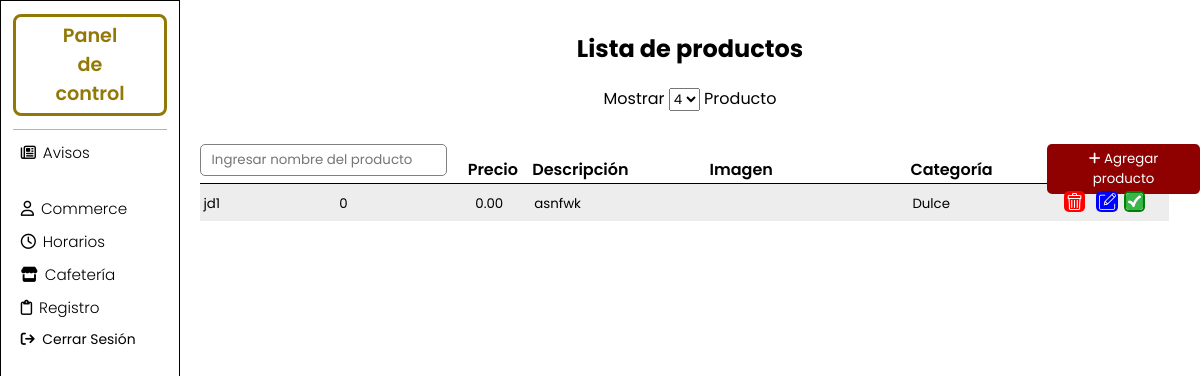
Screenshot of /Poli-Informa-1.1/Administrador/Vendedores/Productos_pendiente.php (signed in) with the database file from the repository.
### tables this page shows
CREATE TABLE IF NOT EXISTS `productos` (
  `ID` int NOT NULL AUTO_INCREMENT,
  `nombre` varchar(200) DEFAULT NULL,
  `codigoVendedor` int NOT NULL,
  `precio` decimal(10,2) DEFAULT NULL,
  `descripcion` varchar(300) DEFAULT NULL,
  `nombreImagen` varchar(150) DEFAULT NULL,
  `categoria` varchar(30) DEFAULT NULL,
  PRIMARY KEY (`ID`,`codigoVendedor`),
  KEY `codigoVendedor` (`codigoVendedor`)
);

### Poli-Informa-1.1/Administrador/Vendedores/Productos_pendiente.php (the view, shortened to what this page needs)
<?php
    $db = new Database();
    $conexion = $db->connect();
?>
<!DOCTYPE html>
<html lang="es">
<head>
    <link rel="stylesheet" href="css/ventanaAdministradores.css">
    <link rel="stylesheet" href="../Menu/menu.css">
    <link rel="stylesheet" href="https://cdnjs.cloudflare.com/ajax/libs/font-awesome/6.2.0/css/all.min.css">
    <link rel="stylesheet" href="css/diseño.css">
</head>
<body>
    <div id="cafeteria">
        <main id="principal-productos">
            <section id="section-productos">
                    <div id="mostrarProductos">
                        <h1>Lista de productos</h1>
                        <input type="text" id="buscar-producto" placeholder="Ingresar nombre del producto">
                        <a class="modal_abrir_agregar_producto" onclick="modalAgregarProducto()"><button id="nuevoProducto" name="nuevoProducto"><i class="fa-solid fa-plus"></i>&nbsp;Agregar producto</button></a>
                        <div id="paginacion">
                            <form action="" method="GET">
                                <label for="resultados_por_pagina">Mostrar
                                <select name="resultados_por_pagina" id="resultados_por_pagina" onchange="this.form.submit()">
                                    <option value="4" <?php if(isset($_GET['resultados_por_pagina']) && $_GET['resultados_por_pagina'] == 4) echo 'selected'; ?>>4</option>
                                </select>
                                Producto</label>
                            </form>
                            <?php
                            $resultados_por_pagina = isset($_GET['resultados_por_pagina']) ? $_GET['resultados_por_pagina'] : 8;
                            $pagina_actual = isset($_GET['pagina']) ? $_GET['pagina'] : 1;
                            $inicio = ($pagina_actual - 1) * $resultados_por_pagina;
                            $consulta = "SELECT * FROM productos LIMIT $inicio, $resultados_por_pagina";
                            $resultado = mysqli_query($conexion, $consulta);
                            ?>
                        </div>
                        <table id="tablaProductos" border="1px">
                            <thead id="cabeceraTabla">
                                <tr>
                                    <th id="cabezaNombre">Producto</th>
                                    <th id="cabezaVendedor">Vendedor</th>
                                    <th id="cabezaPrecio">Precio</th>
                                    <th id="cabezaDescripcion">Descripción</th>
                                    <th id="cabezaImagen">Imagen</th>
                                    <th id="cabezaCategoria">Categoría</th>
                                    <th id="cabezaAcciones">Acciones</th>
                                </tr>
                            </thead>
                            <?php
                            $contador = 1;
                            while($mostrar=mysqli_fetch_array($resultado)) {
                                $clase_fila = ($contador % 2 == 0) ? 'fila2' : 'fila1';
                                ?>
                                <tr>
                                    <td class="<?php echo $clase_fila; ?>"><input type="text" id="campoNombre" name="campoNombre" value="<?php echo $mostrar['nombre']?>" readonly></td>
                                    <td class="<?php echo $clase_fila; ?>"><input type="text" id="campoVendedor" name="campoVendedor" value="<?php echo $mostrar['codigoVendedor']?>" readonly></td>
                                    <td class="<?php echo $clase_fila; ?>"><input type="text" id="campoPrecio" name="campoPrecio" value="<?php echo $mostrar['precio']?>" readonly></td>
                                    <td class="<?php echo $clase_fila; ?>"><input type="text" id="campoDescripcion" name="campoDescripcion" value="<?php echo $mostrar['descripcion']?>" readonly></td>
                                    <td class="<?php echo $clase_fila; ?>"><input type="text" id="campoImagen" name="campoImagen" value="<?php echo $mostrar['nombreImagen']?>" readonly></td>
                                    <td class="<?php echo $clase_fila; ?>"><input type="text" id="campoCategoria" name="campoCategoria" value="<?php echo $mostrar['categoria']?>" readonly></td>
                                    <td id="campoAcciones" name="campoAcciones" class="<?php echo $clase_fila; ?>">
                                        <a class="modal_abrir_borrar_producto_<?php echo $mostrar['ID'];?>" onclick="modalBorrarProducto('<?php echo $mostrar['ID'];?>',
                                        '<?php echo $mostrar['nombreImagen'];?>')">
                                        <img src="iconos/basura.png" alt="eliminar" id="iconoEliminar" title="Eliminar registro"></a>
                                        <a class="modal_abrir_editar_producto_<?php echo $mostrar['ID'];?>" onclick="modalEditarProducto('<?php echo $mostrar['ID'];?>',
                                        '<?php echo $mostrar['nombre'];?>', '<?php echo $mostrar['codigoVendedor'];?>', '<?php echo $mostrar['precio'];?>',
                                        '<?php echo $mostrar['descripcion'];?>', '<?php echo $mostrar['nombreImagen'];?>', '<?php echo $mostrar['categoria'];?>')">
                                        <img src="iconos/editar.png" alt="editar" id="iconoEditar" title="Editar registro"></a>
                                        <a class="modal_abrir_ver_vendedor"_<?php echo $mostrar['ID']; ?> href="">
                                            <img src="iconos/aceptar.png" alt="aceptar" id="iconoAceptarVendedor" title="Aceptar vendedor">
                                        </a>
                                    </td>
                                </tr>
                                <?php
                                $contador++;
                            }
                            ?>
                        </table>
                    </div>
            </section>
        </main>
    </div>
</body>
</html>

### Poli-Informa-1.1/Administrador/Vendedores/css/ventanaAdministradores.css (style rules this page uses)
* { font-family: 'Poppins'; }
#cafeteria { position: absolute; left: 0%; top: 0%; width: 100%; height: 100%; }
#principal-productos { position: absolute; }
#principal-productos { width: 85%; height: 100%; top: 0%; left: 15%; background-color: white; }

### Poli-Informa-1.1/Administrador/Menu/menu.css (style rules this page uses)
body { margin: 0; padding: 0; }
.contenedor_menu { position: fixed; width: 15%; top: 0; left: 0; bottom: 0; box-sizing: border-box; padding: 0 1%; font-family: 'Poppins'; background: white; box-shadow: 0 1px 5px 1px rgb(199, 194, 194); border: 1px solid #000; }
.menu_lateral .ultima_opcion { margin-bottom: 2.5%; }
.menu_lateral h1 { font-weight: 600; font-size: 120%; border: 3px solid ; border-radius: 8px; padding: 3% 0; text-align: center; color: rgb(146, 120, 6); user-select: none; }
.menu_lateral .linea { border-bottom: 1px solid rgb(189, 175, 175); margin-bottom: 5%; }
.menu_lateral label { cursor: default; user-select: none; display: inline-block; width: 100%; border-radius: 5px; font-size: 95%; box-sizing: border-box; padding: 2% 5%; font-weight: 300; margin: 0; margin-bottom: 1.5%; transition: all .4s ease; }
.menu_lateral i { margin-right: 5%; }
.menu_lateral .sesion { color: #000; text-decoration: none; font-size: 87%; margin-left: 5%; }

### Poli-Informa-1.1/Administrador/Vendedores/css/diseño.css (style rules this page uses)
#mostrarProductos h1 { text-align: center; margin-top: 3%; }
#mostrarProductos #nuevoProducto { position: absolute; top: 18%; left: 85%; padding-left: 1%; padding-right: 1%; padding-top: .5%; padding-bottom: .5%; background: rgb(143, 0, 0); color: white; border-radius: 5px; border: none; cursor: pointer; }
#mostrarProductos table { width: 95%; margin-left: 2%; margin-top: 4.5%; }
#mostrarProductos table, #mostrarProductos th, #mostrarProductos td { border-collapse: collapse; border: none; }
#mostrarProductos th { border-bottom: 1px solid black; padding-top: -1%; padding-bottom: -1%; text-align: left; font-weight: 600; }
#mostrarProductos td { padding-top: .2%; padding-bottom: .2%; }
#mostrarProductos #cabezaNombre { width: 11.5%; }
#mostrarProductos #cabezaVendedor { width: 10%; }
#mostrarProductos #cabezaPrecio { text-align: center; width: 6.5%; }
#mostrarProductos #cabezaDescripcion { width: 15%; }
#mostrarProductos #cabezaImagen { width: 17%; }
#mostrarProductos #cabezaCategoria { width: 10%; }
#mostrarProductos #cabezaAcciones { text-align: center; width: 12%; }
#tablaProductos input[type=text] { margin: 0; width: 95%; outline: none; border: none; background: none; }
#mostrarProductos #campoID, #mostrarProductos #campoPrecio { width: 85%; text-align: center; }
#mostrarProductos .fila1 { background: rgb(238, 237, 237); }
#mostrarProductos #iconoEliminar, #mostrarProductos #iconoEditar, #mostrarProductos #iconoVerVendedor, #mostrarProductos #iconoAceptarVendedor { position: relative; margin-top: 3%; width: 12.5%; border-radius: 5px; padding: 1.5%; background: red; cursor: pointer; margin-left: 25%; user-select: none; }
#mostrarProductos #iconoEditar { background: blue; margin-left: 5%; }
#mostrarProductos #iconoAceptarVendedor { background: green; margin-left: 1%; }
#mostrarProductos #buscar-producto { border: 1px solid grey; border-radius: 5px; position: absolute; padding-top: .5%; padding-left: 1%; padding-right: 1%; padding-bottom: .5%; outline: none; margin-left: 2%; top: 18%; width: 22%; }
#paginacion { margin-top: 20px; display: flex; justify-content: center; align-items: center; }
#paginacion #resultados_por_pagina { cursor: pointer; }

### rows the page displays
productos: campoNombre "jd1", campoVendedor "0", campoPrecio "0.00", campoDescripcion "asnfwk", campoCategoria "Dulce"
